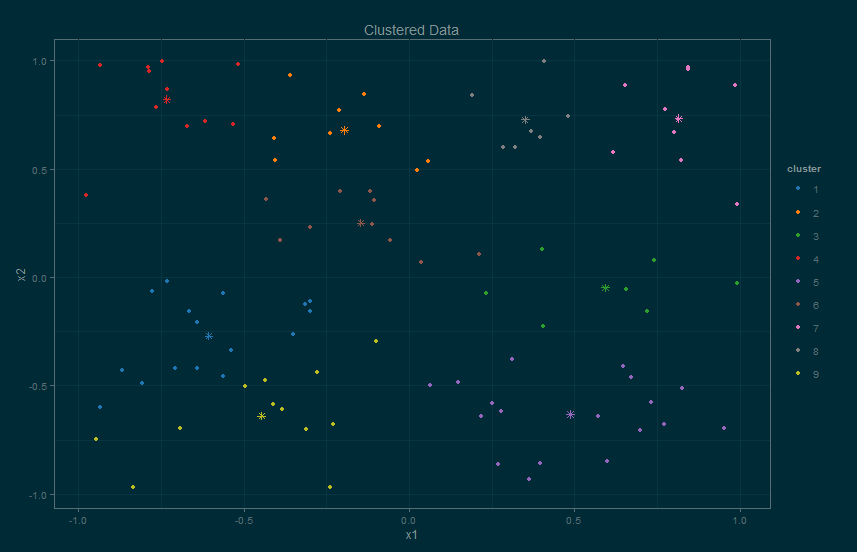

This chart was generated by the following R code:
## Generates the input data and uses the target function f(x) = sign(x2 - x1 + 0.25*sin(pi*x1)) to generate response values
## Ensures that the response values do not all belong to a single class
data.generate <- function(N = 100, limits = c(-1, 1)) { 
  repeat{
    # generate the points
    x1 <- runif(N, limits[1], limits[2])
    x2 <- runif(N, limits[1], limits[2])
    
    # compute responses
    y <- sign(x2 - x1 + 0.25*sin(pi*x1))
    
    if(abs(sum(y)) != length(y))  # make sure the points are not all of the same class
      break
  } 
  data.frame(x1, x2, y) # put the training set together and return it
}

## Can also use R's dist() function
dist.euclidian <- function(x1, x2) {
  sqrt(sum((as.vector(x1) - as.vector(x2))^2))  # as.vector() avoids potentially having to deal with dimension conformability
}

## X - A data frame of points to cluster
## Returns a matrix containing the coordinates of the cluster centers and a vector of cluster indices corresponding to the input data
cluster.kMeans <- function(X, nCenters = 9, clusters.plot = FALSE) {
  # initialize cluster centers using random sample of points
  # centers do not have to be equal to any points; this is an artifact of initialization.  The centers will shift as the algorithm iterates
  centers <- X[sample(1:nrow(X), nCenters), ]  
  X$cluster <- 0
  
  f <- function(i, j) dist.euclidian(X[i, -ncol(X)], centers[j,])  # define function to be passed to outer
  
  repeat {
    X$cluster <- apply(outer(1:nrow(X), 1:nrow(centers), Vectorize(f)), 1, function(x) which(x == min(x)))  # cluster each point according to the nearest center; use outer() to generate a points vs centers distance matrix, then choose the nearest center using apply() and which()
    if(0 %in% sapply(1:nCenters, function(x) length(which(X$cluster == x)))) {  # check if there are any empty clusters
      centers <- X[sample(1:nrow(X), nCenters), -ncol(X)]                       # reset centers
      X$cluster <- 0                                                            # reset cluster assignments
      next                                                                      # restart the algorithm
    }
    newCenters <- matrix(0, nrow(centers), ncol(centers), dimnames = list(c(), c('x1', 'x2')))
    for(i in 1:nrow(centers)) {                                                 # recalculate centers
      newCenters[i, ] <- colMeans(X[which(X$cluster == i), -ncol(X)])
    }
    if(identical(centers, newCenters))  # centers becomes a matrix with no labels (as opposed to a data frame) after first iteration, so identical can correctly compare it with newCenters
      break
    centers <- newCenters
  }
  
  if(clusters.plot) {
    library(ggplot2)
    library(ggthemes)
    centersDF <- data.frame(x1 = centers[, 'x1'], x2 = centers[, 'x2'], cluster = seq(1:nrow(centers)))
    p <- ggplot(data = X, aes(x1, x2, colour = as.factor(cluster))) + geom_point() +
      scale_colour_tableau() + theme_solarized(light = 'false') +
      labs(colour = 'cluster') + ggtitle('Clustered Data') +
      geom_point(data = centersDF, aes(colour = as.factor(cluster)), shape = 8, size = 2.5) +
      guides(colour = guide_legend(override.aes = list(size=2, shape = 16)))
    #scale_color_brewer(palette = 'Pastel1')   # decided to go with Tableau colors and dark solarized theme instead of a brewer set
    print(p)
  }
  
  list(centers = centers, clusters = X$cluster)
}

## Example call to cluster.kMeans() using the plotting feature
data <- data.generate()
cluster.kMeans(data[, -length(data)], nCenters = 9, clusters.plot = TRUE)
